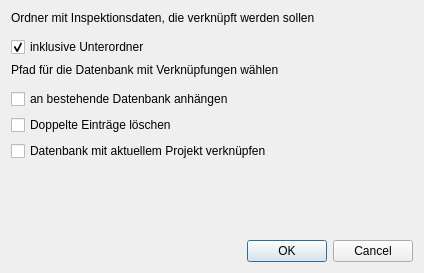
<?xml version="1.0" encoding="UTF-8"?>
<ui version="4.0">
 <class>Dialog</class>
 <widget class="QDialog" name="Dialog">
  <property name="geometry">
   <rect>
    <x>0</x>
    <y>0</y>
    <width>424</width>
    <height>273</height>
   </rect>
  </property>
  <property name="windowTitle">
   <string>Inspektionsdaten verknüpfen</string>
  </property>
  <layout class="QVBoxLayout" name="verticalLayout">
   <item>
    <widget class="QLabel" name="label">
     <property name="text">
      <string>Ordner mit Inspektionsdaten, die verknüpft werden sollen</string>
     </property>
    </widget>
   </item>
   <item>
    <widget class="QgsFileWidget" name="directory_files">
     <property name="storageMode">
      <enum>QgsFileWidget::GetDirectory</enum>
     </property>
     <property name="options">
      <set>QFileDialog::ShowDirsOnly</set>
     </property>
    </widget>
   </item>
   <item>
    <widget class="QCheckBox" name="checkbox_subdir">
     <property name="text">
      <string>inklusive Unterordner</string>
     </property>
     <property name="checked">
      <bool>true</bool>
     </property>
    </widget>
   </item>
   <item>
    <widget class="QLabel" name="label_2">
     <property name="text">
      <string>Pfad für die Datenbank mit Verknüpfungen wählen</string>
     </property>
    </widget>
   </item>
   <item>
    <widget class="QgsFileWidget" name="directory_outputDB">
     <property name="storageMode">
      <enum>QgsFileWidget::SaveFile</enum>
     </property>
    </widget>
   </item>
   <item>
    <widget class="QCheckBox" name="checkbox_append">
     <property name="text">
      <string>an bestehende Datenbank anhängen</string>
     </property>
    </widget>
   </item>
   <item>
    <widget class="QCheckBox" name="checkbox_removeDuplicates">
     <property name="text">
      <string>Doppelte Einträge löschen</string>
     </property>
    </widget>
   </item>
   <item>
    <widget class="QCheckBox" name="checkbox_useInCurrentProject">
     <property name="text">
      <string>Datenbank mit aktuellem Projekt verknüpfen</string>
     </property>
    </widget>
   </item>
   <item>
    <spacer name="verticalSpacer">
     <property name="orientation">
      <enum>Qt::Vertical</enum>
     </property>
     <property name="sizeHint" stdset="0">
      <size>
       <width>20</width>
       <height>40</height>
      </size>
     </property>
    </spacer>
   </item>
   <item>
    <widget class="QDialogButtonBox" name="buttonBox">
     <property name="orientation">
      <enum>Qt::Horizontal</enum>
     </property>
     <property name="standardButtons">
      <set>QDialogButtonBox::Cancel|QDialogButtonBox::Ok</set>
     </property>
    </widget>
   </item>
  </layout>
 </widget>
 <customwidgets>
  <customwidget>
   <class>QgsFileWidget</class>
   <extends>QWidget</extends>
   <header>qgsfilewidget.h</header>
  </customwidget>
 </customwidgets>
 <resources/>
 <connections>
  <connection>
   <sender>buttonBox</sender>
   <signal>accepted()</signal>
   <receiver>Dialog</receiver>
   <slot>accept()</slot>
   <hints>
    <hint type="sourcelabel">
     <x>248</x>
     <y>254</y>
    </hint>
    <hint type="destinationlabel">
     <x>157</x>
     <y>274</y>
    </hint>
   </hints>
  </connection>
  <connection>
   <sender>buttonBox</sender>
   <signal>rejected()</signal>
   <receiver>Dialog</receiver>
   <slot>reject()</slot>
   <hints>
    <hint type="sourcelabel">
     <x>316</x>
     <y>260</y>
    </hint>
    <hint type="destinationlabel">
     <x>286</x>
     <y>274</y>
    </hint>
   </hints>
  </connection>
 </connections>
</ui>
